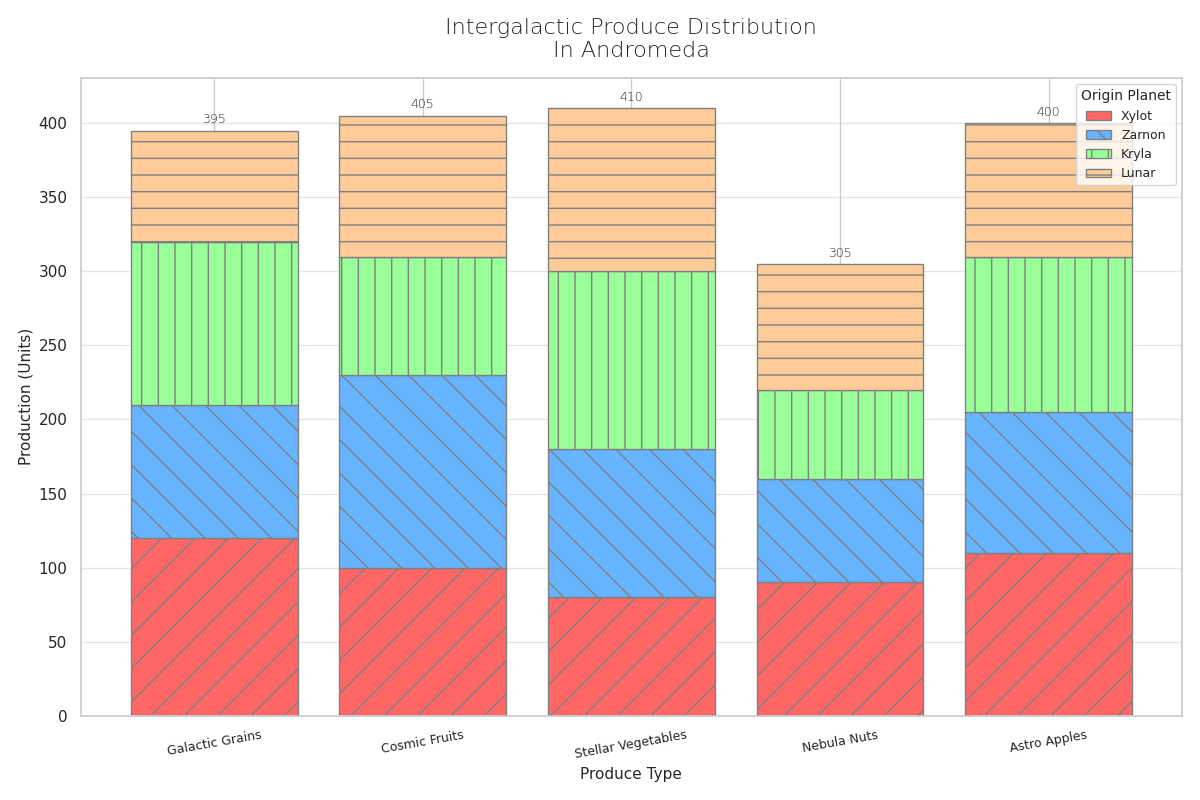

Recreate this plot in Python.
import matplotlib.pyplot as plt
import numpy as np

produce_types = ['Galactic Grains', 'Cosmic Fruits', 'Stellar Vegetables', 'Nebula Nuts', 'Astro Apples']
xylot_output = [120, 100, 80, 90, 110]
zarnon_output = [90, 130, 100, 70, 95]
kryla_output = [110, 80, 120, 60, 105]
lunar_output = [75, 95, 110, 85, 90]

bar_positions = np.arange(len(produce_types))

fig, ax = plt.subplots(figsize=(12, 8))

ax.bar(bar_positions, xylot_output, label='Xylot', color='#ff6666', edgecolor='gray', hatch='/')
ax.bar(bar_positions, zarnon_output, bottom=xylot_output, label='Zarnon', color='#66b3ff', edgecolor='gray', hatch='\\')
ax.bar(bar_positions, kryla_output, bottom=np.array(xylot_output) + np.array(zarnon_output), label='Kryla', color='#99ff99', edgecolor='gray', hatch='|')
ax.bar(bar_positions, lunar_output, bottom=np.array(xylot_output) + np.array(zarnon_output) + np.array(kryla_output), label='Lunar', color='#ffcc99', edgecolor='gray', hatch='-')

ax.set_title('Intergalactic Produce Distribution\nIn Andromeda', fontsize=16, fontweight='light', pad=15)
ax.set_xlabel('Produce Type', fontsize=11)
ax.set_ylabel('Production (Units)', fontsize=11)

ax.set_xticks(bar_positions)
ax.set_xticklabels(produce_types, fontsize=9, rotation=10)

ax.legend(title='Origin Planet', loc='upper right', fontsize=9, title_fontsize='10')

for i, (x, z, k, l) in enumerate(zip(xylot_output, zarnon_output, kryla_output, lunar_output)):
    total = x + z + k + l
    ax.text(i, total + 5, str(total), ha='center', fontsize=9, fontweight='light')

ax.yaxis.grid(True, linestyle='-', alpha=0.5)

plt.tight_layout()
plt.show()
